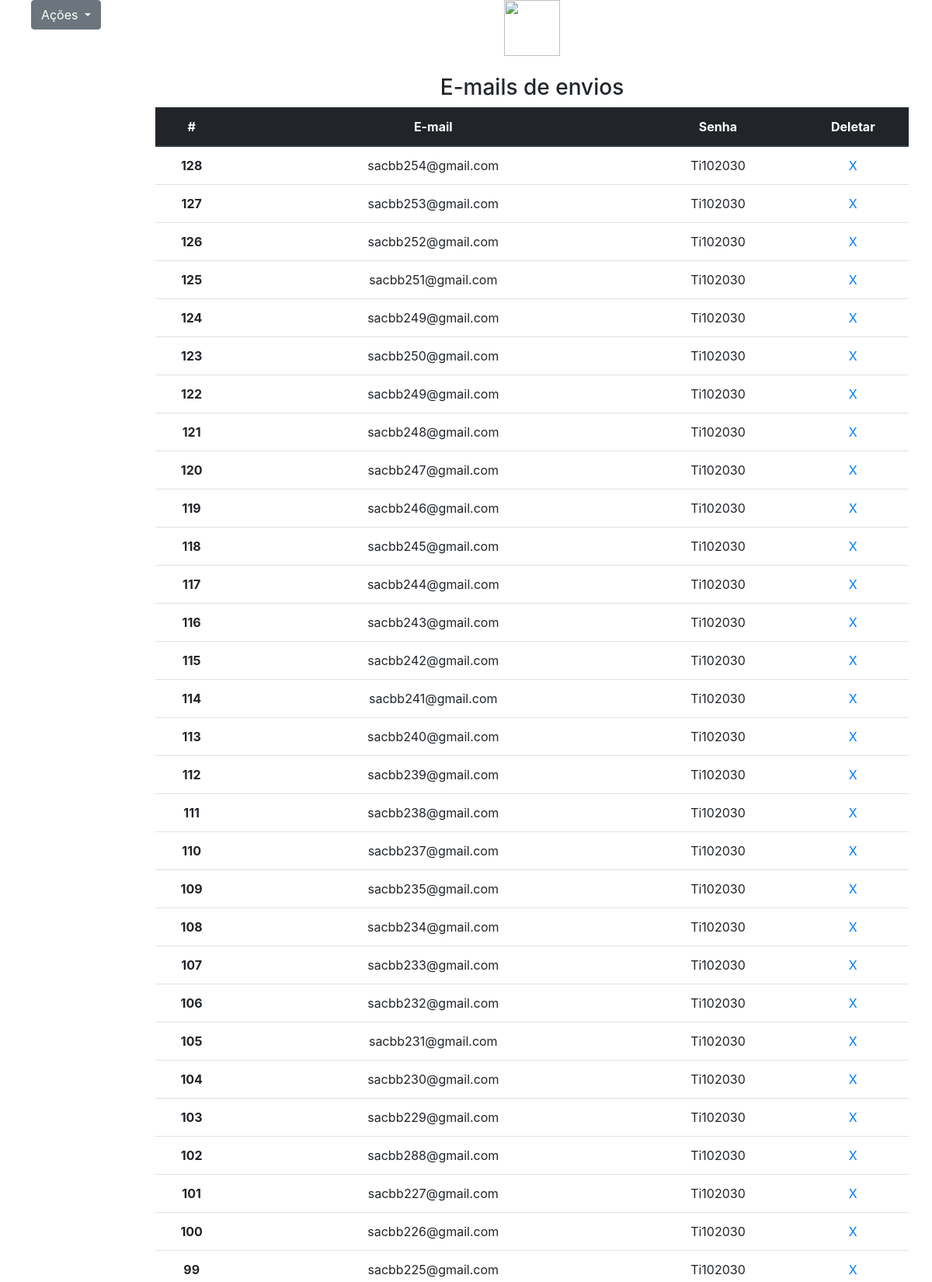
/emails-disparos-old.php (upper part), run on the app's committed database.
### tables this page shows
CREATE TABLE `smtp` (
  `id_smtp` int(11) NOT NULL,
  `email` varchar(255) DEFAULT NULL,
  `senha` varchar(255) DEFAULT NULL,
  `date` date NOT NULL,
  `enviado` int(11) NOT NULL
);

### emails-disparos-old.php (the view, shortened to what this page needs)
<!doctype html>
<html lang="en">
  <head>
    <link href="https://getbootstrap.com/docs/4.0/dist/css/bootstrap.min.css" rel="stylesheet">
    <link href="https://getbootstrap.com/docs/4.0/examples/floating-labels/floating-labels.css" rel="stylesheet">
  </head>
  <body class="text-center">
	<?php
		include("config.php");
		$sql = "SELECT * FROM smtp ORDER BY id_smtp DESC";
		$result = $PDO->query( $sql );
		$rows = $result->fetchAll( PDO::FETCH_ASSOC );
	?>
	<div class="row" style="width: 100%;">
		<div class="col-lg-2">
			<div class="dropdown">
			  <button class="btn btn-secondary dropdown-toggle" type="button" id="dropdownMenuButton" data-toggle="dropdown" aria-haspopup="true" aria-expanded="false">
				A&ccedil;&otilde;es
			  </button>
			</div>
		</div>
		<div class="col-lg-10">
			<img class="mb-4" src="https://getbootstrap.com/docs/4.0/assets/brand/bootstrap-solid.svg" alt="" width="72" height="72">
			<h3>E-mails de envios</h3>
			<table class="table">
			  <thead class="thead-dark">
				<tr>
				  <th scope="col">#</th>
				  <th scope="col">E-mail</th>
				  <th scope="col">Senha</th>
				  <th scope="col">Deletar</th>
				</tr>
			  </thead>
			  <tbody>
				<?php
					foreach($rows as $i => $v)
					{
						echo '<tr>
								  <th scope="row">'.$v['id_smtp'].'</th>
								  <td>'.$v['email'].'</td>
								  <td>'.$v['senha'].'</td>
								  <td><a href="apagar-smtp.php?id_smtp='.$v['id_smtp'].'">X</a></td>
								</tr>';
					}
				?>
			  </tbody>
			</table>
		</div>
	</div>
  </body>
</html>

### data on the page
smtp: id_smtp "128", email "sacbb254@gmail.com", senha "Ti102030"
smtp: id_smtp "127", email "sacbb253@gmail.com", senha "Ti102030"
smtp: id_smtp "126", email "sacbb252@gmail.com", senha "Ti102030"
smtp: id_smtp "125", email "sacbb251@gmail.com", senha "Ti102030"
smtp: id_smtp "124", email "sacbb249@gmail.com", senha "Ti102030"
smtp: id_smtp "123", email "sacbb250@gmail.com", senha "Ti102030"
smtp: id_smtp "122", email "sacbb249@gmail.com", senha "Ti102030"
smtp: id_smtp "121", email "sacbb248@gmail.com", senha "Ti102030"
smtp: id_smtp "120", email "sacbb247@gmail.com", senha "Ti102030"
smtp: id_smtp "119", email "sacbb246@gmail.com", senha "Ti102030"
smtp: id_smtp "118", email "sacbb245@gmail.com", senha "Ti102030"
smtp: id_smtp "117", email "sacbb244@gmail.com", senha "Ti102030"
smtp: id_smtp "116", email "sacbb243@gmail.com", senha "Ti102030"
smtp: id_smtp "115", email "sacbb242@gmail.com", senha "Ti102030"
smtp: id_smtp "114", email "sacbb241@gmail.com", senha "Ti102030"
smtp: id_smtp "113", email "sacbb240@gmail.com", senha "Ti102030"
smtp: id_smtp "112", email "sacbb239@gmail.com", senha "Ti102030"
smtp: id_smtp "111", email "sacbb238@gmail.com", senha "Ti102030"
smtp: id_smtp "110", email "sacbb237@gmail.com", senha "Ti102030"
smtp: id_smtp "109", email "sacbb235@gmail.com", senha "Ti102030"
smtp: id_smtp "108", email "sacbb234@gmail.com", senha "Ti102030"
smtp: id_smtp "107", email "sacbb233@gmail.com", senha "Ti102030"
smtp: id_smtp "106", email "sacbb232@gmail.com", senha "Ti102030"
smtp: id_smtp "105", email "sacbb231@gmail.com", senha "Ti102030"
smtp: id_smtp "104", email "sacbb230@gmail.com", senha "Ti102030"
smtp: id_smtp "103", email "sacbb229@gmail.com", senha "Ti102030"
smtp: id_smtp "102", email "sacbb288@gmail.com", senha "Ti102030"
smtp: id_smtp "101", email "sacbb227@gmail.com", senha "Ti102030"
smtp: id_smtp "100", email "sacbb226@gmail.com", senha "Ti102030"
smtp: id_smtp "99", email "sacbb225@gmail.com", senha "Ti102030"
